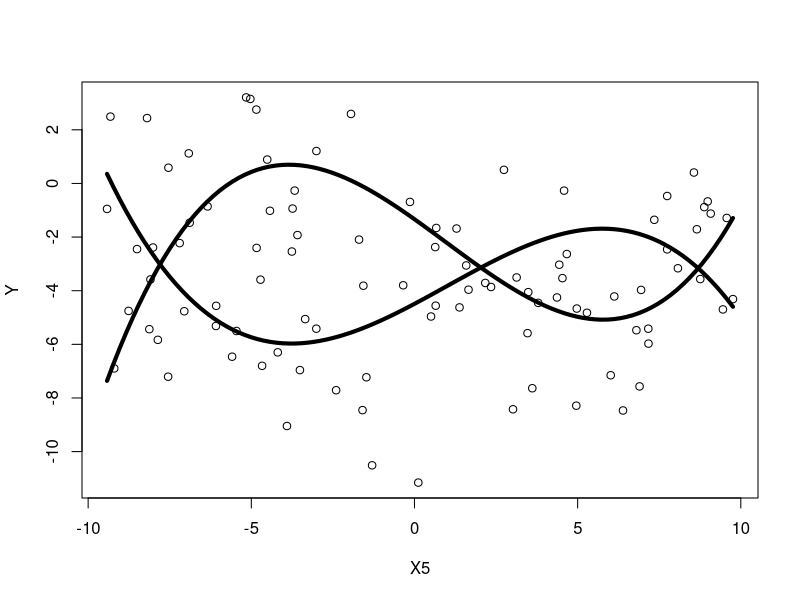

The R source for this figure: (Note: this script raises an error after producing the figure.)
library(tidyverse)

dat <- read_csv('../Data/DallinsData.csv')
dat2 <- read_csv('../Data/DallinsData2.csv')

dat <- dat %>% mutate(myX =case_when((X8 < 0 & X8 > -13 & Y < -1) ~ 1,
                                       (X8 < -13 & Y > -1) ~ 1,
                                       (X8 > 0 & Y > -1) ~ 1),
                        myX = factor(ifelse(is.na(myX), 0, 1)))

lmt <- lm(Y ~ X5 + X2 + X5:X2 + I(X5^2) + I(X5^3) + I(X5^2):X2 + I(X5^3):X2, data = dat)
lm1 <- lm(Y ~ X8 + I(X8^2) +  myX:X8 + myX:I(X8^2), data = dat)
lm2 <- lm(Y ~ X5  + I(X5^2) + I(X5^3), data = dat)

summary(lmt)
summary(lm1)
summary(lm2)

plot(Y ~ X5, data = dat2)

b <- coef(lmt)

curve(b[1] +b[2]*x + b[4]*x^2 + b[5]*x^3, add=TRUE, col=palette()[1], lwd=4)
curve((b[1] + b[3]) + (b[2] + b[6])*x + (b[4] + b[7])*x^2 + (b[5] + b[8])*x^3, add=TRUE, col=palette()[1], lwd=4)

validate <- function(lm, data) {
  yh1 <- predict(lm, newdata=data)
  
  ybar <- mean(data$Y)
  
  SSTO <- sum( (data$Y - ybar)^2 )
  
  SSE <- sum( (data$Y - yh1)^2 )
  
  rs1 <- 1 - SSE/SSTO
  
  n <- length(data$Y)
  p <- length(coef(lmt))
  
  rsa <- 1 - (n-1)/(n-p)*SSE/SSTO
  
  return(rsa)
}

print(validate(lmt, dat2))

print(validate(lm1, dat2))

print(validate(lm2, dat2))


